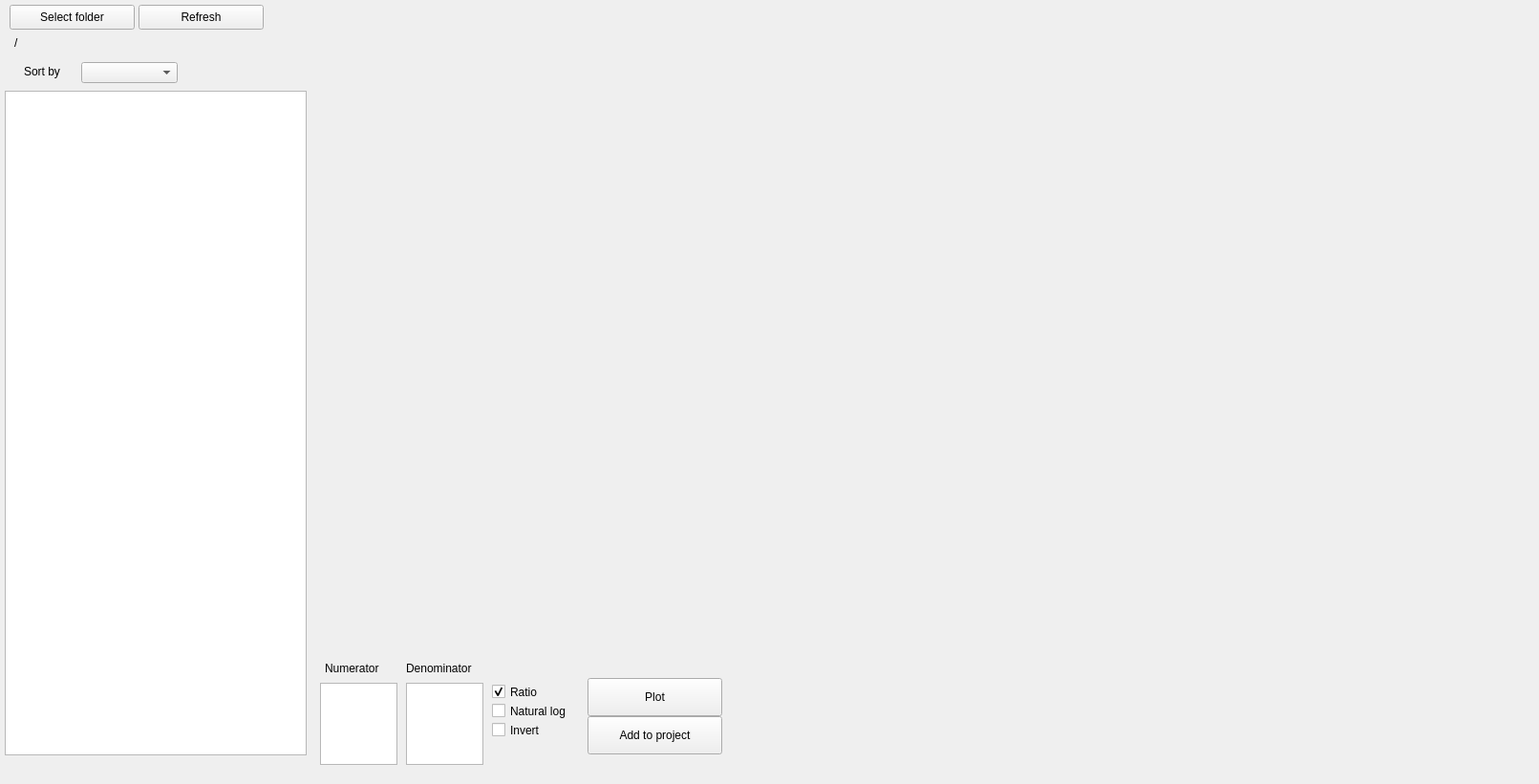
<?xml version="1.0" encoding="UTF-8"?>
<ui version="4.0">
 <class>Xview</class>
 <widget class="QMainWindow" name="Xview">
  <property name="geometry">
   <rect>
    <x>0</x>
    <y>0</y>
    <width>1611</width>
    <height>821</height>
   </rect>
  </property>
  <property name="windowTitle">
   <string>Xview</string>
  </property>
  <widget class="QWidget" name="centralwidget">
   <widget class="QWidget" name="verticalLayoutWidget">
    <property name="geometry">
     <rect>
      <x>370</x>
      <y>10</y>
      <width>1086</width>
      <height>671</height>
     </rect>
    </property>
    <layout class="QVBoxLayout" name="layout_plot_data"/>
   </widget>
   <widget class="QListWidget" name="list_data">
    <property name="geometry">
     <rect>
      <x>5</x>
      <y>95</y>
      <width>316</width>
      <height>696</height>
     </rect>
    </property>
   </widget>
   <widget class="QLabel" name="label3">
    <property name="geometry">
     <rect>
      <x>25</x>
      <y>65</y>
      <width>61</width>
      <height>20</height>
     </rect>
    </property>
    <property name="text">
     <string>Sort by</string>
    </property>
   </widget>
   <widget class="QPushButton" name="push_refresh_folder">
    <property name="geometry">
     <rect>
      <x>145</x>
      <y>5</y>
      <width>131</width>
      <height>26</height>
     </rect>
    </property>
    <property name="text">
     <string>Refresh</string>
    </property>
   </widget>
   <widget class="QPushButton" name="push_select_folder">
    <property name="geometry">
     <rect>
      <x>10</x>
      <y>5</y>
      <width>131</width>
      <height>26</height>
     </rect>
    </property>
    <property name="text">
     <string>Select folder</string>
    </property>
   </widget>
   <widget class="QLabel" name="label_working_folder">
    <property name="geometry">
     <rect>
      <x>15</x>
      <y>35</y>
      <width>311</width>
      <height>20</height>
     </rect>
    </property>
    <property name="text">
     <string>/</string>
    </property>
   </widget>
   <widget class="QComboBox" name="comboBox_sort_files_by">
    <property name="geometry">
     <rect>
      <x>85</x>
      <y>65</y>
      <width>101</width>
      <height>22</height>
     </rect>
    </property>
   </widget>
   <widget class="QPushButton" name="push_add_to_project">
    <property name="geometry">
     <rect>
      <x>615</x>
      <y>750</y>
      <width>141</width>
      <height>40</height>
     </rect>
    </property>
    <property name="text">
     <string>Add to project</string>
    </property>
   </widget>
   <widget class="QCheckBox" name="checkBox_inv_bin">
    <property name="geometry">
     <rect>
      <x>515</x>
      <y>755</y>
      <width>91</width>
      <height>19</height>
     </rect>
    </property>
    <property name="text">
     <string>Invert</string>
    </property>
   </widget>
   <widget class="QCheckBox" name="checkBox_ratio">
    <property name="geometry">
     <rect>
      <x>515</x>
      <y>715</y>
      <width>101</width>
      <height>19</height>
     </rect>
    </property>
    <property name="text">
     <string>Ratio</string>
    </property>
    <property name="checked">
     <bool>true</bool>
    </property>
   </widget>
   <widget class="QCheckBox" name="checkBox_log_bin">
    <property name="geometry">
     <rect>
      <x>515</x>
      <y>735</y>
      <width>101</width>
      <height>19</height>
     </rect>
    </property>
    <property name="text">
     <string>Natural log</string>
    </property>
   </widget>
   <widget class="QListWidget" name="list_data_numerator">
    <property name="geometry">
     <rect>
      <x>335</x>
      <y>715</y>
      <width>81</width>
      <height>86</height>
     </rect>
    </property>
   </widget>
   <widget class="QLabel" name="label1">
    <property name="geometry">
     <rect>
      <x>340</x>
      <y>690</y>
      <width>71</width>
      <height>20</height>
     </rect>
    </property>
    <property name="text">
     <string>Numerator</string>
    </property>
   </widget>
   <widget class="QPushButton" name="push_plot_data">
    <property name="geometry">
     <rect>
      <x>615</x>
      <y>710</y>
      <width>141</width>
      <height>40</height>
     </rect>
    </property>
    <property name="text">
     <string>Plot</string>
    </property>
   </widget>
   <widget class="QListWidget" name="list_data_denominator">
    <property name="geometry">
     <rect>
      <x>425</x>
      <y>715</y>
      <width>81</width>
      <height>86</height>
     </rect>
    </property>
   </widget>
   <widget class="QLabel" name="label2">
    <property name="geometry">
     <rect>
      <x>425</x>
      <y>690</y>
      <width>81</width>
      <height>20</height>
     </rect>
    </property>
    <property name="text">
     <string>Denominator</string>
    </property>
   </widget>
  </widget>
  <action name="action_open_project">
   <property name="text">
    <string>&amp;Open project</string>
   </property>
  </action>
  <action name="action_save_project">
   <property name="text">
    <string>&amp;Save project</string>
   </property>
  </action>
  <action name="action_save_datasets_as_text">
   <property name="text">
    <string>Save datasets as text</string>
   </property>
  </action>
  <action name="action_exit">
   <property name="text">
    <string>&amp;Exit</string>
   </property>
  </action>
  <action name="action_merge">
   <property name="text">
    <string>Merge</string>
   </property>
  </action>
  <action name="action_rename">
   <property name="text">
    <string>Rename</string>
   </property>
  </action>
  <action name="action_remove">
   <property name="text">
    <string>Remove</string>
   </property>
  </action>
  <action name="action_combine_and_save_as_text">
   <property name="text">
    <string>Combine and save as text</string>
   </property>
  </action>
 </widget>
 <resources/>
 <connections/>
</ui>
